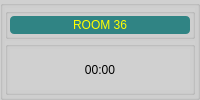
    <widget class="QGroupBox" name="groupBoxRM_36">
     <property name="styleSheet">
      <string notr="true">background-color: rgb(208, 208, 208);</string>
     </property>
     <property name="title">
      <string/>
     </property>
     <layout class="QVBoxLayout" name="verticalLayout_122">
      <property name="spacing">
       <number>2</number>
      </property>
      <property name="margin">
       <number>2</number>
      </property>
      <item>
       <widget class="QGroupBox" name="groupBox_74">
        <property name="sizePolicy">
         <sizepolicy hsizetype="Preferred" vsizetype="Preferred">
          <horstretch>0</horstretch>
          <verstretch>1</verstretch>
         </sizepolicy>
        </property>
        <property name="title">
         <string/>
        </property>
        <layout class="QVBoxLayout" name="verticalLayout_123">
         <property name="spacing">
          <number>2</number>
         </property>
         <property name="margin">
          <number>2</number>
         </property>
         <item>
          <widget class="QLabel" name="label_37">
           <property name="styleSheet">
            <string notr="true">background-color: rgb(48, 132, 132);
color: rgb(255, 255, 0);
border-radius: 4px;
font: 12pt &quot;Alef&quot;;</string>
           </property>
           <property name="text">
            <string>ROOM 36</string>
           </property>
           <property name="alignment">
            <set>Qt::AlignCenter</set>
           </property>
          </widget>
         </item>
        </layout>
       </widget>
      </item>
      <item>
       <widget class="QGroupBox" name="box36">
        <property name="sizePolicy">
         <sizepolicy hsizetype="Preferred" vsizetype="Preferred">
          <horstretch>0</horstretch>
          <verstretch>3</verstretch>
         </sizepolicy>
        </property>
        <property name="font">
         <font>
          <pointsize>15</pointsize>
         </font>
        </property>
        <property name="title">
         <string/>
        </property>
        <property name="alignment">
         <set>Qt::AlignCenter</set>
        </property>
        <layout class="QVBoxLayout" name="verticalLayout_25">
         <property name="spacing">
          <number>2</number>
         </property>
         <property name="margin">
          <number>2</number>
         </property>
         <item>
          <widget class="QLabel" name="label36">
           <property name="sizePolicy">
            <sizepolicy hsizetype="Preferred" vsizetype="Preferred">
             <horstretch>0</horstretch>
             <verstretch>4</verstretch>
            </sizepolicy>
           </property>
           <property name="styleSheet">
            <string notr="true">font: 26pt &quot;MS Shell Dlg 2&quot;;</string>
           </property>
           <property name="text">
            <string>00:00</string>
           </property>
           <property name="alignment">
            <set>Qt::AlignCenter</set>
           </property>
          </widget>
         </item>
        </layout>
       </widget>
      </item>
     </layout>
    </widget>
